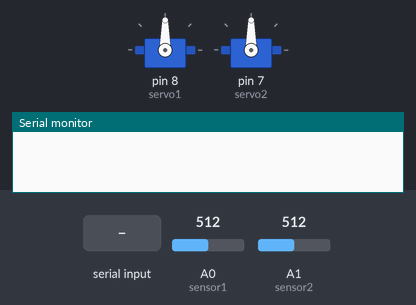
Recording of a sketch running on a simulated Arduino Uno, built with avr-gcc and run on an emulated ATmega328P. On the bench: 2 × servo, the last lines printed to the serial monitor. The inputs (shaded band) are chosen by the test bench; at power-on: A0 (sensor1) = 512, A1 (sensor2) = 512.

Above: at 2.2 s.
2.3 s: "w" received over Serial
At 3.1 s:
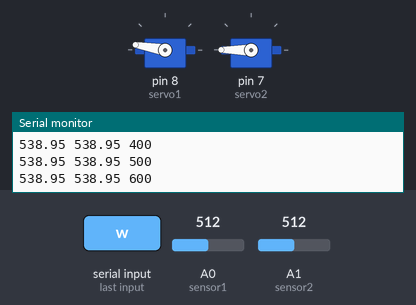
3.8 s: A0 (sensor1) set to 531
5.3 s: A0 (sensor1) set to 550
At 6.4 s:
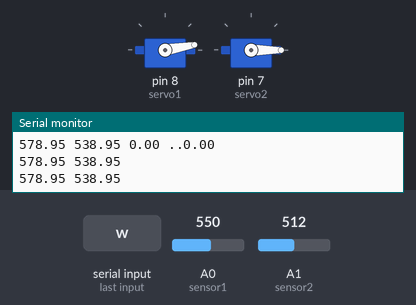
8.3 s: A0 (sensor1) set to 511
At 9.7 s:
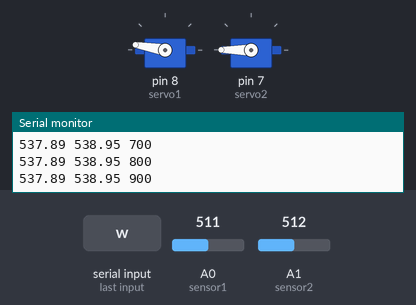
10.0 s: A0 (sensor1) set to 580
Timing chart, 0 to 14.0 s (numbered marks = the images above; inputs shaded):
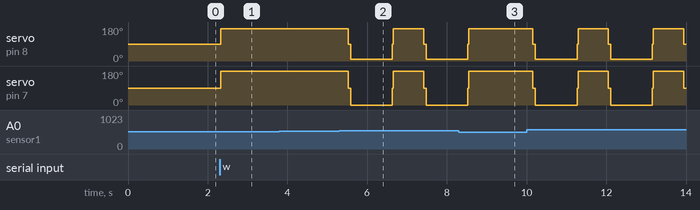

The sketch:

OrigamiRobot_Loop_CurrentSens.ino
```cpp
// This code is the main loop for the robot which uses the analog inputs from the current sensor.
// To start the cycle, input "w" into the serial monitor.
// The feedback process are as such:

// For compression, the arduino reads the analog values, compares it to the threshold values and runs
// the servos until the analog values are larger than the thresholds. Also, there is an "or" statement that
// deals with the initial spike in current draw by forcing the robot to compress for at least 700 ms. This should
// be examined and possibly lowered for cases where the robot starts very compressed.

// For decompression, the arduino makes the servos decompress for a set amount of time. This works fine, but there
// is not feedback or intelligence in when it stops expanding. This could be figured out in the future for more
// optimization.


#include <Servo.h>

Servo servo1;
Servo servo2;

int angle1 = 90;
int angle2 = 90;

const int minAngle = 170; // Angles to set power inputs to the servos
const int maxAngle = 10;

float average1 = 0;
float average2 = 0;

#define sensor1 0
#define sensor2 1

int sensorMax1 = 570;
int sensorMax2 = 570;

int cycleCount = 1;

int timeComp = 0;
int timeCheck = 700;
int swapNum = 0;
int timeDecomp = 0;

float slope1 = 0;
float slope2 = 0;
int slopeCalc1[] = {0, 0, 0};
int slopeCalc2[] = {0, 0, 0};

int difStiffFactor = .95; // Since it is easier for the servos to decompress than compress we need to adjust the time decompressing
                      // Probably could do some calcs to find a more theoretical number rather than empiracal one
                      // Not used currently^^
// Define the sequence of commands with descriptive names
enum Commands { FORWARD, BACKWARD };

// Define the sequence of commands
Commands commands[] = {FORWARD, BACKWARD};

// Define the duration of each action for each servo in milliseconds
int forwardDuration = 1200; // 1.3 seconds for forward motion
int backwardDuration = 1400; // 1.3 seconds for backward motion

void setup() {
  servo1.attach(8); // Attach servo 1 to pin 8
  servo2.attach(7); // Attach servo 2 to pin 7

  servo1.write(angle1); // Set initial angle for servo 1
  servo2.write(angle2); // Set initial angle for servo 2

  servo1.write(90); // Stop servo 1
  servo2.write(90); // Stop servo 2
  delay(1000); // Stop for 1 second

  Serial.begin(9600); // Initialize serial communication
}

void loop() {
if (Serial.available() > 0) {
  char inputChar = Serial.read();

  while (inputChar == 'w') { // Input w to make the robot start cycling

  servo1.write(90); // Stop servo 1
  servo2.write(90); // Stop servo 2
  delay(20); // Stop for 20 ms


  for (int i = 1; i <= 20; i++) { // Any for loop like this is taking a data sample from the current sensor
      average1 = average1 + analogRead(sensor1);
      average2 = average2 + analogRead(sensor2);
      }

  average1 = average1/20;
  average2 = average2/20;


  //if(cycleCount%2 == 0)
  //{

  // Compress until servos pull enough current

          // sensorMax are the thresholds for when the robot is at max compression and should stop compressing
    while(average1 < sensorMax1 && average2 < sensorMax2 || timeComp < timeCheck) // timeComp or statement stabalizes compression
    //                                                                               Against initial compression spikes in current
    {
      servo1.write(minAngle); // Writing to minAngle makes the robot compress
      servo2.write(minAngle+10); // The closer an angle is to 0 or 180 for this command, the more power will be given to the servo
                                 // One servo stronger than the other so adding 10 to adjust, current sensor thesholds make this not
                                 // matter much but could still optimize it
      for (int i = 1; i <= 20; i++)
      {
      average1 = average1 + analogRead(sensor1);
      average2 = average2 + analogRead(sensor2);
      }
      average1 = average1/20;
      average2 = average2/20;

      delay(100); // time per cycle, could lower for faster cycles but isn't too critical at this point
                  // Especially since we don't have an exact current sensor theshold value, but could probably optimize these two things

      Serial.print(average1); // Prints servo1 reading
      Serial.print(" ");
      Serial.print(average2); // Prints servo2 reading
      Serial.print(" ");
      Serial.print(timeComp); // Prints time compressed
      Serial.println();

      timeComp = timeComp + 100;

    }


    delay(20);

    average1 = 0;
    average2 = 0;


  // Stop both servos after compression
  servo1.write(90);
  servo2.write(90);

  // Turn on LEDS
  digitalWrite(12, HIGH);
  digitalWrite(13, HIGH);

  delay(40); // Stop for 1 second

  // Turn off LEDS
  digitalWrite(12, LOW);
  digitalWrite(13, LOW);

  // Decompress for for a part of the compression time
      for (int i = 1; i <= 20; i++)
      {
      average1 = average1 + analogRead(sensor1);
      average2 = average2 + analogRead(sensor2);
      }
      average1 = average1/20;
      average2 = average2/20;

        Serial.print(average1);
        Serial.print(" ");
        Serial.print(average2);
        Serial.println();


// slope1 and slope2 are not currently doing anything, tried to use them to find when the robot at maximum expansion
// but ran out of time to compeltely try and it, and having one expansion time (850 ms) works well since the robot will
// stop at max compression no matter what. 850 ms gets the robot pretty expanded, may need to adjust once proper friction pads
// are implemented.

  while(slope1 < 0 && slope2 < 0 || timeDecomp < 850)
  {
    for (int j = 0; j <= 1; j++)
    {
      for (int i = 1; i <= 20; i++)
      {
      average1 = average1 + analogRead(sensor1);
      average2 = average2 + analogRead(sensor2);
      }

      average1 = average1/20;
      average2 = average2/20;

      Serial.print(average1);
      Serial.print(" ");
      Serial.print(average2);
      Serial.println();

      slopeCalc1[j] = average1;
      slopeCalc2[j] = average2;
    }

    slope1 = (slopeCalc1[0]-slopeCalc1[1])/.10;
    slope2 = (slopeCalc2[0]-slopeCalc2[1])/2;

    Serial.print(average1);
    Serial.print(" ");
    Serial.print(average2);
    Serial.print(" ");
    Serial.print(slope1);
    Serial.print(" ..");
    Serial.print(slope2);
    Serial.println();


  servo1.write(maxAngle); // maxAngle spins the servos the opposite direction of minAngle
  servo2.write(maxAngle-10); // One servo seems to be stronger than the other, needs to be adjusted for on the expansion.


  delay(100); // time per cycle up to 850 as of now
  timeDecomp = timeDecomp + 100;


  }
  // Turn on LEDS
  digitalWrite(12, HIGH);
  digitalWrite(13, HIGH);

  delay(40);

  // Turn off LEDS
  digitalWrite(12, LOW);
  digitalWrite(13, LOW);
  //delay(timeComp*difStiffFactor); // Wait for forward duration
  //delay(1000);

  timeComp = 0;
  timeDecomp = 0;
  cycleCount = cycleCount + 1;
  average1 = 0;
  average2 = 0;
  }


}
}
```

Measured:
- the behaviour switches between 541 and 542 on A0 (sensor1) (found by bisection; images 1 and 2)
- after the input at 2.3 s, servo on pin 8 (servo1): 90° → 170° at once; servo on pin 7 (servo2): 90° → 180° at once
- after the input at 5.3 s, servo on pin 8 (servo1): 170° → 10° after 0.23 s, → 170° 1.1 s later, → 10° 0.79 s later; servo on pin 7 (servo2): 180° → 0° after 0.23 s, → 180° 1.1 s later, → 0° 0.79 s later
- after the input at 8.3 s, servo on pin 8 (servo1): goes on until 8.6 s, then stays 170°; servo on pin 7 (servo2): goes on until 8.6 s, then stays 180°
